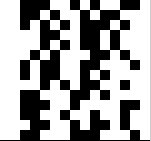
Frame 1 (no input)
Frame 60 (the mouse pressed at the canvas centre just before this capture): identical to frame 1, image omitted
Frame 120 (the mouse held since frame 60 and released just before this capture): identical to frame 1, image omitted

The Processing sketch that drew this single still picture (run headless with seeded random() and noise(); from frame 60 on, the mouse is pressed at the canvas centre):

// Processing sketch: DetailFromTapestry
// ── DetailFromTapestry.pde
//size needs to be about 15x15 squares
// one square is x by y in size maybe 10x10
//noStroke();
void setup(){    
  size(151, 141);
}

void draw(){
int xSize = 10;
int ySize = 10;
int x = 0;
int y = 0;


for (y = 0; y<150; y+=10){
  for (x = 0; x<150; x+= 10){
    //first row
    if(y == 0 && (x == 0 || x == 10 || x == 50 || x == 60 || x == 80 || x == 100 || x == 110 || x == 140)){
      square(x, y, xSize, ySize, 1);
    }
    
    //second row
    else if(y == 10 && (x == 0 || x == 10 || x == 40 || x == 60 || x == 70 || x == 90 || x == 120 || x == 130 || x == 140)){
      square(x, y, xSize, ySize, 1);
    }
    
    //third row
    else if(y == 20 && (x == 0 || x == 10 || x == 30 || x == 50 || x == 70 || x == 110 || x == 130 || x == 140)){
      square(x, y, xSize, ySize, 1);
    }
    
    //fourth row
    else if(y == 30 && (x == 0 || x == 10 || x == 20 || x == 30 || x == 60 || x == 70 || x == 100 || x == 120 || x == 130 || x == 140)){
      square(x, y, xSize, ySize, 1);
    }
    
    //fifth row
    else if(y == 40 && (x == 0 || x == 10 || x == 20 || x == 30 || x == 50 || x == 70 || x == 100 || x == 120 || x == 130 || x == 140)){
      square(x, y, xSize, ySize, 1);
    }
    
    //sixth row
    else if(y == 50 && (x == 0 || x == 10 || x == 20 || x == 40 || x == 60 || x == 70 || x == 80 || x == 110 || x == 130 || x == 140)){
      square(x, y, xSize, ySize, 1);
    }
    
    //seventh row
    else if(y == 60 && (x == 0 || x == 10 || x == 30 || x == 60 || x == 70 || x == 100 || x == 110 || x == 120 || x == 140)){
      square(x, y, xSize, ySize, 1);
    }

    //eighth row
    else if(y == 70 && (x == 0 || x == 10 || x == 30 || x == 60 || x == 70 || x == 90 || x == 110 || x == 120 || x == 130 || x == 140)){
      square(x, y, xSize, ySize, 1);
    }
    
    //ninth row
    else if(y == 80 && (x == 0 || x == 10 || x == 20 || x == 30 || x == 50 || x == 70 || x == 100 || x == 110 || x == 130 || x == 140)){
      square(x, y, xSize, ySize, 1);
    }
    
    //tenth row
    else if(y == 90 && (x == 0 || x == 10 || x == 40 || x == 50 || x == 60 || x == 90 || x == 110 || x == 120 || x == 130 || x == 140)){
      square(x, y, xSize, ySize, 1);
    }
    
    //eleventh row
    else if(y == 100 && (x == 0 || x == 10 || x == 50 || x == 60 || x == 80 || x == 90 || x == 100 || x == 110 || x == 140)){
      square(x, y, xSize, ySize, 1);
    }
    
    //twelveth row
    else if(y == 110 && (x == 0 || x == 10 || x == 40 || x == 50 || x == 70 || x == 80 || x == 100 || x == 110 || x == 130 || x == 140)){
      square(x, y, xSize, ySize, 1);
    }
    
    //thirteenth row
    else if(y == 120 && (x == 0 || x == 10 || x == 20 || x == 50 || x == 60 || x == 80 || x == 110 || x == 130 || x == 140)){
      square(x, y, xSize, ySize, 1);
    }
    
    //fourteenth row
    else if(y == 130 && (x == 0 || x == 10 || x == 40 || x == 50 || x == 60 || x == 100 || x == 110 || x == 120 || x == 140)){
      square(x, y, xSize, ySize, 1);
    }
    
    //fifteenth
    //else if(y == 140 && (x == 0 || x == 10 || x == 40 || x == 50 || x == 60 || x == 100 || x == 110 || x == 120 || x == 140)){
    //  square(x, y, xSize, ySize, 1);
    //}
    
    else{
     square (x, y, xSize, ySize, 0); 
    }
  }
  x=0;
}
/*
square(x, y, xSize, ySize, 0);
square(x+10, y, xSize, ySize, 0);
square(x+20, y, xSize, ySize, 0);
square(x+30, y, xSize, ySize, 1);
square(x+40, y, xSize, ySize, 1);
square(x+50, y, xSize, ySize, 0);
*/
}
//row one
/*
for (x = 0; x<100; x+=10){
  for (y = 0; y<150; y+=10){
  rect(x, y, xSize, ySize);
  }
  y = 0;
}
*/
//row2
//row3
//row4
//row5
//row6
//row7
//row8
//row9
//row10
//row11
//row12
//row13
//row14
//ro215
//for (x = 0; x<100; x+=10){
//  rect(x, 140, 10, 10); 
//}


//function for creating a square 
// parameters will be the x, y, xSize, ySize, white
void square(int x, int y, int xSize, int ySize, int white){
 noStroke();
 if (white == 1){
  fill(255);
 }
 else{
  fill(0);
 } 
 rect(x, y, xSize, ySize);
}
